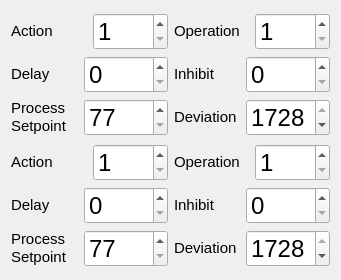
  <widget class="QWidget" name="layoutWidget">
   <property name="geometry">
    <rect>
     <x>24</x>
     <y>10</y>
     <width>341</width>
     <height>280</height>
    </rect>
   </property>
   <layout class="QVBoxLayout" name="verticalLayout_5">
    <item>
     <layout class="QHBoxLayout" name="horizontalLayout_7">
      <item>
       <layout class="QVBoxLayout" name="verticalLayout">
        <item>
         <layout class="QHBoxLayout" name="horizontalLayout">
          <item>
           <widget class="QLabel" name="ro_Alarm_One_Action_Label">
            <property name="text">
             <string>&lt;!DOCTYPE HTML PUBLIC &quot;-//W3C//DTD HTML 4.0//EN&quot; &quot;http://www.w3.org/TR/REC-html40/strict.dtd&quot;&gt;
&lt;html&gt;&lt;head&gt;&lt;meta name=&quot;qrichtext&quot; content=&quot;1&quot; /&gt;&lt;style type=&quot;text/css&quot;&gt;
p, li { white-space: pre-wrap; }
&lt;/style&gt;&lt;/head&gt;&lt;body style=&quot; font-family:'Ubuntu'; font-size:11pt; font-weight:400; font-style:normal;&quot;&gt;
&lt;table border=&quot;0&quot; style=&quot;-qt-table-type: root; margin-top:4px; margin-bottom:4px; margin-left:4px; margin-right:4px;&quot;&gt;
&lt;tr&gt;
&lt;td style=&quot;border: none;&quot;&gt;
&lt;p style=&quot; margin-top:0px; margin-bottom:0px; margin-left:0px; margin-right:0px; -qt-block-indent:0; text-indent:0px;&quot;&gt;&lt;span style=&quot; font-family:'MS Shell Dlg 2';&quot;&gt;Action&lt;/span&gt;&lt;/p&gt;&lt;/td&gt;&lt;/tr&gt;&lt;/table&gt;&lt;/body&gt;&lt;/html&gt;</string>
            </property>
           </widget>
          </item>
          <item>
           <widget class="QDoubleSpinBox" name="ro_Alarm_One_Action_SpinBox">
            <property name="font">
             <font>
              <pointsize>18</pointsize>
             </font>
            </property>
            <property name="decimals">
             <number>0</number>
            </property>
            <property name="minimum">
             <double>1.000000000000000</double>
            </property>
            <property name="maximum">
             <double>4.000000000000000</double>
            </property>
            <property name="value">
             <double>1.000000000000000</double>
            </property>
           </widget>
          </item>
         </layout>
        </item>
        <item>
         <layout class="QHBoxLayout" name="horizontalLayout_3">
          <item>
           <widget class="QLabel" name="ro_Alarm_One_Delay_Label">
            <property name="text">
             <string>&lt;!DOCTYPE HTML PUBLIC &quot;-//W3C//DTD HTML 4.0//EN&quot; &quot;http://www.w3.org/TR/REC-html40/strict.dtd&quot;&gt;
&lt;html&gt;&lt;head&gt;&lt;meta name=&quot;qrichtext&quot; content=&quot;1&quot; /&gt;&lt;style type=&quot;text/css&quot;&gt;
p, li { white-space: pre-wrap; }
&lt;/style&gt;&lt;/head&gt;&lt;body style=&quot; font-family:'Ubuntu'; font-size:11pt; font-weight:400; font-style:normal;&quot;&gt;
&lt;table border=&quot;0&quot; style=&quot;-qt-table-type: root; margin-top:4px; margin-bottom:4px; margin-left:4px; margin-right:4px;&quot;&gt;
&lt;tr&gt;
&lt;td style=&quot;border: none;&quot;&gt;
&lt;p style=&quot; margin-top:0px; margin-bottom:0px; margin-left:0px; margin-right:0px; -qt-block-indent:0; text-indent:0px;&quot;&gt;&lt;span style=&quot; font-family:'MS Shell Dlg 2';&quot;&gt;Delay&lt;/span&gt;&lt;/p&gt;&lt;/td&gt;&lt;/tr&gt;&lt;/table&gt;&lt;/body&gt;&lt;/html&gt;</string>
            </property>
           </widget>
          </item>
          <item>
           <widget class="QDoubleSpinBox" name="ro_Alarm_One_Delay_SpinBox">
            <property name="font">
             <font>
              <pointsize>18</pointsize>
             </font>
            </property>
            <property name="decimals">
             <number>0</number>
            </property>
            <property name="minimum">
             <double>0.000000000000000</double>
            </property>
            <property name="maximum">
             <double>9999.000000000000000</double>
            </property>
            <property name="value">
             <double>0.000000000000000</double>
            </property>
           </widget>
          </item>
         </layout>
        </item>
        <item>
         <layout class="QHBoxLayout" name="horizontalLayout_5">
          <item>
           <widget class="QLabel" name="ro_Alarm_One_Setpoint_Label">
            <property name="text">
             <string>&lt;!DOCTYPE HTML PUBLIC &quot;-//W3C//DTD HTML 4.0//EN&quot; &quot;http://www.w3.org/TR/REC-html40/strict.dtd&quot;&gt;
&lt;html&gt;&lt;head&gt;&lt;meta name=&quot;qrichtext&quot; content=&quot;1&quot; /&gt;&lt;style type=&quot;text/css&quot;&gt;
p, li { white-space: pre-wrap; }
&lt;/style&gt;&lt;/head&gt;&lt;body style=&quot; font-family:'Ubuntu'; font-size:11pt; font-weight:400; font-style:normal;&quot;&gt;
&lt;table border=&quot;0&quot; style=&quot;-qt-table-type: root; margin-top:4px; margin-bottom:4px; margin-left:4px; margin-right:4px;&quot;&gt;
&lt;tr&gt;
&lt;td style=&quot;border: none;&quot;&gt;
&lt;p style=&quot; margin-top:0px; margin-bottom:0px; margin-left:0px; margin-right:0px; -qt-block-indent:0; text-indent:0px;&quot;&gt;&lt;span style=&quot; font-family:'MS Shell Dlg 2';&quot;&gt;Process&lt;/span&gt;&lt;/p&gt;
&lt;p style=&quot; margin-top:0px; margin-bottom:0px; margin-left:0px; margin-right:0px; -qt-block-indent:0; text-indent:0px;&quot;&gt;&lt;span style=&quot; font-family:'MS Shell Dlg 2';&quot;&gt;Setpoint&lt;/span&gt;&lt;/p&gt;&lt;/td&gt;&lt;/tr&gt;&lt;/table&gt;&lt;/body&gt;&lt;/html&gt;</string>
            </property>
           </widget>
          </item>
          <item>
           <widget class="QDoubleSpinBox" name="ro_Alarm_One_Setpoint_SpinBox">
            <property name="font">
             <font>
              <pointsize>18</pointsize>
             </font>
            </property>
            <property name="decimals">
             <number>0</number>
            </property>
            <property name="minimum">
             <double>77.000000000000000</double>
            </property>
            <property name="maximum">
             <double>1728.000000000000000</double>
            </property>
            <property name="value">
             <double>77.000000000000000</double>
            </property>
           </widget>
          </item>
         </layout>
        </item>
       </layout>
      </item>
      <item>
       <layout class="QVBoxLayout" name="verticalLayout_2">
        <item>
         <layout class="QHBoxLayout" name="horizontalLayout_2">
          <item>
           <widget class="QLabel" name="ro_Alarm_One_OP_Label">
            <property name="text">
             <string>&lt;!DOCTYPE HTML PUBLIC &quot;-//W3C//DTD HTML 4.0//EN&quot; &quot;http://www.w3.org/TR/REC-html40/strict.dtd&quot;&gt;
&lt;html&gt;&lt;head&gt;&lt;meta name=&quot;qrichtext&quot; content=&quot;1&quot; /&gt;&lt;style type=&quot;text/css&quot;&gt;
p, li { white-space: pre-wrap; }
&lt;/style&gt;&lt;/head&gt;&lt;body style=&quot; font-family:'Ubuntu'; font-size:11pt; font-weight:400; font-style:normal;&quot;&gt;
&lt;table border=&quot;0&quot; style=&quot;-qt-table-type: root; margin-top:4px; margin-bottom:4px; margin-left:4px; margin-right:4px;&quot;&gt;
&lt;tr&gt;
&lt;td style=&quot;border: none;&quot;&gt;
&lt;p style=&quot; margin-top:0px; margin-bottom:0px; margin-left:0px; margin-right:0px; -qt-block-indent:0; text-indent:0px;&quot;&gt;Operation&lt;/p&gt;&lt;/td&gt;&lt;/tr&gt;&lt;/table&gt;&lt;/body&gt;&lt;/html&gt;</string>
            </property>
           </widget>
          </item>
          <item>
           <widget class="QDoubleSpinBox" name="ro_Alarm_One_OP_SpinBox">
            <property name="font">
             <font>
              <pointsize>18</pointsize>
             </font>
            </property>
            <property name="decimals">
             <number>0</number>
            </property>
            <property name="minimum">
             <double>1.000000000000000</double>
            </property>
            <property name="maximum">
             <double>6.000000000000000</double>
            </property>
            <property name="value">
             <double>1.000000000000000</double>
            </property>
           </widget>
          </item>
         </layout>
        </item>
        <item>
         <layout class="QHBoxLayout" name="horizontalLayout_4">
          <item>
           <widget class="QLabel" name="ro_Alarm_One_Inhibit_Label">
            <property name="text">
             <string>&lt;!DOCTYPE HTML PUBLIC &quot;-//W3C//DTD HTML 4.0//EN&quot; &quot;http://www.w3.org/TR/REC-html40/strict.dtd&quot;&gt;
&lt;html&gt;&lt;head&gt;&lt;meta name=&quot;qrichtext&quot; content=&quot;1&quot; /&gt;&lt;style type=&quot;text/css&quot;&gt;
p, li { white-space: pre-wrap; }
&lt;/style&gt;&lt;/head&gt;&lt;body style=&quot; font-family:'Ubuntu'; font-size:11pt; font-weight:400; font-style:normal;&quot;&gt;
&lt;table border=&quot;0&quot; style=&quot;-qt-table-type: root; margin-top:4px; margin-bottom:4px; margin-left:4px; margin-right:4px;&quot;&gt;
&lt;tr&gt;
&lt;td style=&quot;border: none;&quot;&gt;
&lt;p style=&quot; margin-top:0px; margin-bottom:0px; margin-left:0px; margin-right:0px; -qt-block-indent:0; text-indent:0px;&quot;&gt;&lt;span style=&quot; font-family:'MS Shell Dlg 2';&quot;&gt;Inhibit&lt;/span&gt;&lt;/p&gt;&lt;/td&gt;&lt;/tr&gt;&lt;/table&gt;&lt;/body&gt;&lt;/html&gt;</string>
            </property>
           </widget>
          </item>
          <item>
           <widget class="QDoubleSpinBox" name="ro_Alarm_One_Inhibit_SpinBox">
            <property name="font">
             <font>
              <pointsize>18</pointsize>
             </font>
            </property>
            <property name="decimals">
             <number>0</number>
            </property>
            <property name="minimum">
             <double>0.000000000000000</double>
            </property>
            <property name="maximum">
             <double>9999.000000000000000</double>
            </property>
            <property name="value">
             <double>0.000000000000000</double>
            </property>
           </widget>
          </item>
         </layout>
        </item>
        <item>
         <layout class="QHBoxLayout" name="horizontalLayout_6">
          <item>
           <widget class="QLabel" name="ro_Alarm_One_Deviation_Label">
            <property name="text">
             <string>&lt;!DOCTYPE HTML PUBLIC &quot;-//W3C//DTD HTML 4.0//EN&quot; &quot;http://www.w3.org/TR/REC-html40/strict.dtd&quot;&gt;
&lt;html&gt;&lt;head&gt;&lt;meta name=&quot;qrichtext&quot; content=&quot;1&quot; /&gt;&lt;style type=&quot;text/css&quot;&gt;
p, li { white-space: pre-wrap; }
&lt;/style&gt;&lt;/head&gt;&lt;body style=&quot; font-family:'Ubuntu'; font-size:11pt; font-weight:400; font-style:normal;&quot;&gt;
&lt;table border=&quot;0&quot; style=&quot;-qt-table-type: root; margin-top:4px; margin-bottom:4px; margin-left:4px; margin-right:4px;&quot;&gt;
&lt;tr&gt;
&lt;td style=&quot;border: none;&quot;&gt;
&lt;p style=&quot; margin-top:0px; margin-bottom:0px; margin-left:0px; margin-right:0px; -qt-block-indent:0; text-indent:0px;&quot;&gt;&lt;span style=&quot; font-family:'MS Shell Dlg 2';&quot;&gt;Deviation&lt;/span&gt;&lt;/p&gt;&lt;/td&gt;&lt;/tr&gt;&lt;/table&gt;&lt;/body&gt;&lt;/html&gt;</string>
            </property>
           </widget>
          </item>
          <item>
           <widget class="QDoubleSpinBox" name="ro_Alarm_One_Deviation_SpinBox">
            <property name="font">
             <font>
              <pointsize>18</pointsize>
             </font>
            </property>
            <property name="decimals">
             <number>0</number>
            </property>
            <property name="minimum">
             <double>1.000000000000000</double>
            </property>
            <property name="maximum">
             <double>1728.000000000000000</double>
            </property>
            <property name="value">
             <double>1728.000000000000000</double>
            </property>
           </widget>
          </item>
         </layout>
        </item>
       </layout>
      </item>
     </layout>
    </item>
    <item>
     <layout class="QHBoxLayout" name="horizontalLayout_8">
      <item>
       <layout class="QVBoxLayout" name="verticalLayout_3">
        <item>
         <layout class="QHBoxLayout" name="horizontalLayout_9">
          <item>
           <widget class="QLabel" name="ro_Alarm_Two_Action_Label">
            <property name="text">
             <string>&lt;!DOCTYPE HTML PUBLIC &quot;-//W3C//DTD HTML 4.0//EN&quot; &quot;http://www.w3.org/TR/REC-html40/strict.dtd&quot;&gt;
&lt;html&gt;&lt;head&gt;&lt;meta name=&quot;qrichtext&quot; content=&quot;1&quot; /&gt;&lt;style type=&quot;text/css&quot;&gt;
p, li { white-space: pre-wrap; }
&lt;/style&gt;&lt;/head&gt;&lt;body style=&quot; font-family:'Ubuntu'; font-size:11pt; font-weight:400; font-style:normal;&quot;&gt;
&lt;table border=&quot;0&quot; style=&quot;-qt-table-type: root; margin-top:4px; margin-bottom:4px; margin-left:4px; margin-right:4px;&quot;&gt;
&lt;tr&gt;
&lt;td style=&quot;border: none;&quot;&gt;
&lt;p style=&quot; margin-top:0px; margin-bottom:0px; margin-left:0px; margin-right:0px; -qt-block-indent:0; text-indent:0px;&quot;&gt;&lt;span style=&quot; font-family:'MS Shell Dlg 2';&quot;&gt;Action&lt;/span&gt;&lt;/p&gt;&lt;/td&gt;&lt;/tr&gt;&lt;/table&gt;&lt;/body&gt;&lt;/html&gt;</string>
            </property>
           </widget>
          </item>
          <item>
           <widget class="QDoubleSpinBox" name="ro_Alarm_Two_Action_SpinBox">
            <property name="font">
             <font>
              <pointsize>18</pointsize>
             </font>
            </property>
            <property name="decimals">
             <number>0</number>
            </property>
            <property name="minimum">
             <double>1.000000000000000</double>
            </property>
            <property name="maximum">
             <double>4.000000000000000</double>
            </property>
            <property name="value">
             <double>1.000000000000000</double>
            </property>
           </widget>
          </item>
         </layout>
        </item>
        <item>
         <layout class="QHBoxLayout" name="horizontalLayout_10">
          <item>
           <widget class="QLabel" name="ro_Alarm_Two_Delay_Label">
            <property name="text">
             <string>&lt;!DOCTYPE HTML PUBLIC &quot;-//W3C//DTD HTML 4.0//EN&quot; &quot;http://www.w3.org/TR/REC-html40/strict.dtd&quot;&gt;
&lt;html&gt;&lt;head&gt;&lt;meta name=&quot;qrichtext&quot; content=&quot;1&quot; /&gt;&lt;style type=&quot;text/css&quot;&gt;
p, li { white-space: pre-wrap; }
&lt;/style&gt;&lt;/head&gt;&lt;body style=&quot; font-family:'Ubuntu'; font-size:11pt; font-weight:400; font-style:normal;&quot;&gt;
&lt;table border=&quot;0&quot; style=&quot;-qt-table-type: root; margin-top:4px; margin-bottom:4px; margin-left:4px; margin-right:4px;&quot;&gt;
&lt;tr&gt;
&lt;td style=&quot;border: none;&quot;&gt;
&lt;p style=&quot; margin-top:0px; margin-bottom:0px; margin-left:0px; margin-right:0px; -qt-block-indent:0; text-indent:0px;&quot;&gt;&lt;span style=&quot; font-family:'MS Shell Dlg 2';&quot;&gt;Delay&lt;/span&gt;&lt;/p&gt;&lt;/td&gt;&lt;/tr&gt;&lt;/table&gt;&lt;/body&gt;&lt;/html&gt;</string>
            </property>
           </widget>
          </item>
          <item>
           <widget class="QDoubleSpinBox" name="ro_Alarm_Two_Delay_SpinBox">
            <property name="font">
             <font>
              <pointsize>18</pointsize>
             </font>
            </property>
            <property name="decimals">
             <number>0</number>
            </property>
            <property name="minimum">
             <double>0.000000000000000</double>
            </property>
            <property name="maximum">
             <double>9999.000000000000000</double>
            </property>
            <property name="value">
             <double>0.000000000000000</double>
            </property>
           </widget>
          </item>
         </layout>
        </item>
        <item>
         <layout class="QHBoxLayout" name="horizontalLayout_11">
          <item>
           <widget class="QLabel" name="ro_Alarm_Two_Setpoint_Label">
            <property name="text">
             <string>&lt;!DOCTYPE HTML PUBLIC &quot;-//W3C//DTD HTML 4.0//EN&quot; &quot;http://www.w3.org/TR/REC-html40/strict.dtd&quot;&gt;
&lt;html&gt;&lt;head&gt;&lt;meta name=&quot;qrichtext&quot; content=&quot;1&quot; /&gt;&lt;style type=&quot;text/css&quot;&gt;
p, li { white-space: pre-wrap; }
&lt;/style&gt;&lt;/head&gt;&lt;body style=&quot; font-family:'Ubuntu'; font-size:11pt; font-weight:400; font-style:normal;&quot;&gt;
&lt;table border=&quot;0&quot; style=&quot;-qt-table-type: root; margin-top:4px; margin-bottom:4px; margin-left:4px; margin-right:4px;&quot;&gt;
&lt;tr&gt;
&lt;td style=&quot;border: none;&quot;&gt;
&lt;p style=&quot; margin-top:0px; margin-bottom:0px; margin-left:0px; margin-right:0px; -qt-block-indent:0; text-indent:0px;&quot;&gt;&lt;span style=&quot; font-family:'MS Shell Dlg 2';&quot;&gt;Process&lt;/span&gt;&lt;/p&gt;
&lt;p style=&quot; margin-top:0px; margin-bottom:0px; margin-left:0px; margin-right:0px; -qt-block-indent:0; text-indent:0px;&quot;&gt;&lt;span style=&quot; font-family:'MS Shell Dlg 2';&quot;&gt;Setpoint&lt;/span&gt;&lt;/p&gt;&lt;/td&gt;&lt;/tr&gt;&lt;/table&gt;&lt;/body&gt;&lt;/html&gt;</string>
            </property>
           </widget>
          </item>
          <item>
           <widget class="QDoubleSpinBox" name="ro_Alarm_Two_Setpoint_SpinBox">
            <property name="font">
             <font>
              <pointsize>18</pointsize>
             </font>
            </property>
            <property name="decimals">
             <number>0</number>
            </property>
            <property name="minimum">
             <double>77.000000000000000</double>
            </property>
            <property name="maximum">
             <double>1728.000000000000000</double>
            </property>
            <property name="value">
             <double>77.000000000000000</double>
            </property>
           </widget>
          </item>
         </layout>
        </item>
       </layout>
      </item>
      <item>
       <layout class="QVBoxLayout" name="verticalLayout_4">
        <item>
         <layout class="QHBoxLayout" name="horizontalLayout_12">
          <item>
           <widget class="QLabel" name="ro_Alarm_Two_OP_Label">
            <property name="text">
             <string>&lt;!DOCTYPE HTML PUBLIC &quot;-//W3C//DTD HTML 4.0//EN&quot; &quot;http://www.w3.org/TR/REC-html40/strict.dtd&quot;&gt;
&lt;html&gt;&lt;head&gt;&lt;meta name=&quot;qrichtext&quot; content=&quot;1&quot; /&gt;&lt;style type=&quot;text/css&quot;&gt;
p, li { white-space: pre-wrap; }
&lt;/style&gt;&lt;/head&gt;&lt;body style=&quot; font-family:'Ubuntu'; font-size:11pt; font-weight:400; font-style:normal;&quot;&gt;
&lt;table border=&quot;0&quot; style=&quot;-qt-table-type: root; margin-top:4px; margin-bottom:4px; margin-left:4px; margin-right:4px;&quot;&gt;
&lt;tr&gt;
&lt;td style=&quot;border: none;&quot;&gt;
&lt;p style=&quot; margin-top:0px; margin-bottom:0px; margin-left:0px; margin-right:0px; -qt-block-indent:0; text-indent:0px;&quot;&gt;Operation&lt;/p&gt;&lt;/td&gt;&lt;/tr&gt;&lt;/table&gt;&lt;/body&gt;&lt;/html&gt;</string>
            </property>
           </widget>
          </item>
          <item>
           <widget class="QDoubleSpinBox" name="ro_Alarm_Two_OP_SpinBox">
            <property name="font">
             <font>
              <pointsize>18</pointsize>
             </font>
            </property>
            <property name="decimals">
             <number>0</number>
            </property>
            <property name="minimum">
             <double>1.000000000000000</double>
            </property>
            <property name="maximum">
             <double>6.000000000000000</double>
            </property>
            <property name="value">
             <double>1.000000000000000</double>
            </property>
           </widget>
          </item>
         </layout>
        </item>
        <item>
         <layout class="QHBoxLayout" name="horizontalLayout_13">
          <item>
           <widget class="QLabel" name="ro_Alarm_Two_Inhibit_Label">
            <property name="text">
             <string>&lt;!DOCTYPE HTML PUBLIC &quot;-//W3C//DTD HTML 4.0//EN&quot; &quot;http://www.w3.org/TR/REC-html40/strict.dtd&quot;&gt;
&lt;html&gt;&lt;head&gt;&lt;meta name=&quot;qrichtext&quot; content=&quot;1&quot; /&gt;&lt;style type=&quot;text/css&quot;&gt;
p, li { white-space: pre-wrap; }
&lt;/style&gt;&lt;/head&gt;&lt;body style=&quot; font-family:'Ubuntu'; font-size:11pt; font-weight:400; font-style:normal;&quot;&gt;
&lt;table border=&quot;0&quot; style=&quot;-qt-table-type: root; margin-top:4px; margin-bottom:4px; margin-left:4px; margin-right:4px;&quot;&gt;
&lt;tr&gt;
&lt;td style=&quot;border: none;&quot;&gt;
&lt;p style=&quot; margin-top:0px; margin-bottom:0px; margin-left:0px; margin-right:0px; -qt-block-indent:0; text-indent:0px;&quot;&gt;&lt;span style=&quot; font-family:'MS Shell Dlg 2';&quot;&gt;Inhibit&lt;/span&gt;&lt;/p&gt;&lt;/td&gt;&lt;/tr&gt;&lt;/table&gt;&lt;/body&gt;&lt;/html&gt;</string>
            </property>
           </widget>
          </item>
          <item>
           <widget class="QDoubleSpinBox" name="ro_Alarm_Two_Inhibit_SpinBox">
            <property name="font">
             <font>
              <pointsize>18</pointsize>
             </font>
            </property>
            <property name="decimals">
             <number>0</number>
            </property>
            <property name="minimum">
             <double>0.000000000000000</double>
            </property>
            <property name="maximum">
             <double>9999.000000000000000</double>
            </property>
            <property name="value">
             <double>0.000000000000000</double>
            </property>
           </widget>
          </item>
         </layout>
        </item>
        <item>
         <layout class="QHBoxLayout" name="horizontalLayout_14">
          <item>
           <widget class="QLabel" name="ro_Alarm_Two_Deviation_Label">
            <property name="text">
             <string>&lt;!DOCTYPE HTML PUBLIC &quot;-//W3C//DTD HTML 4.0//EN&quot; &quot;http://www.w3.org/TR/REC-html40/strict.dtd&quot;&gt;
&lt;html&gt;&lt;head&gt;&lt;meta name=&quot;qrichtext&quot; content=&quot;1&quot; /&gt;&lt;style type=&quot;text/css&quot;&gt;
p, li { white-space: pre-wrap; }
&lt;/style&gt;&lt;/head&gt;&lt;body style=&quot; font-family:'Ubuntu'; font-size:11pt; font-weight:400; font-style:normal;&quot;&gt;
&lt;table border=&quot;0&quot; style=&quot;-qt-table-type: root; margin-top:4px; margin-bottom:4px; margin-left:4px; margin-right:4px;&quot;&gt;
&lt;tr&gt;
&lt;td style=&quot;border: none;&quot;&gt;
&lt;p style=&quot; margin-top:0px; margin-bottom:0px; margin-left:0px; margin-right:0px; -qt-block-indent:0; text-indent:0px;&quot;&gt;&lt;span style=&quot; font-family:'MS Shell Dlg 2';&quot;&gt;Deviation&lt;/span&gt;&lt;/p&gt;&lt;/td&gt;&lt;/tr&gt;&lt;/table&gt;&lt;/body&gt;&lt;/html&gt;</string>
            </property>
           </widget>
          </item>
          <item>
           <widget class="QDoubleSpinBox" name="ro_Alarm_Two_Deviation_SpinBox">
            <property name="font">
             <font>
              <pointsize>18</pointsize>
             </font>
            </property>
            <property name="decimals">
             <number>0</number>
            </property>
            <property name="minimum">
             <double>1.000000000000000</double>
            </property>
            <property name="maximum">
             <double>1728.000000000000000</double>
            </property>
            <property name="value">
             <double>1728.000000000000000</double>
            </property>
           </widget>
          </item>
         </layout>
        </item>
       </layout>
      </item>
     </layout>
    </item>
   </layout>
  </widget>
